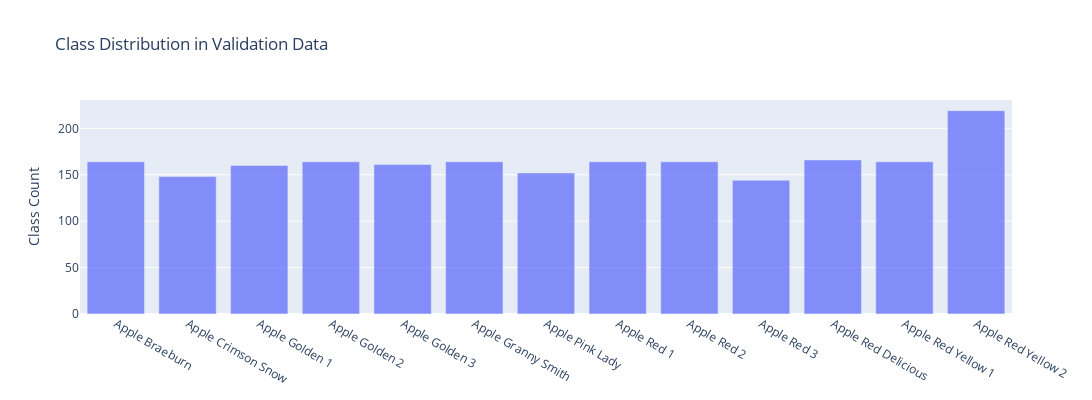

This figure's notebook cell:
### Code cell
x1, y1 = create_stack_bar_data('classes', testing_data)
x1 = list(validation_generator.class_indices.keys())

trace1 = go.Bar(x=x1, y=y1, opacity=0.75, name="Class Count")
layout = dict(height=400, width=1100, title='Class Distribution in Validation Data', legend=dict(orientation="h"), 
                yaxis = dict(title = 'Class Count'))
fig = go.Figure(data=[trace1], layout=layout);
iplot(fig);

### Figure 1 — Plotly figure (JSON) as saved in the notebook; plotly's stock layout.template omitted (floating-point values rounded to 4 significant figures)
{"data": [{"name": "Class Count", "opacity": 0.75, "type": "bar", "x": ["Apple Braeburn", "Apple Crimson Snow", "Apple Golden 1", "Apple Golden 2", "Apple Golden 3", "Apple Granny Smith", "Apple Pink Lady", "Apple Red 1", "Apple Red 2", "Apple Red 3", "Apple Red Delicious", "Apple Red Yellow 1", "Apple Red Yellow 2"], "y": [164, 148, 160, 164, 161, 164, 152, 164, 164, 144, 166, 164, 219]}], "layout": {"height": 400, "legend": {"orientation": "h"}, "title": {"text": "Class Distribution in Validation Data"}, "width": 1100, "xaxis": {"autorange": true, "range": [-0.5, 12.5], "type": "category"}, "yaxis": {"autorange": true, "range": [0, 230.5], "title": {"text": "Class Count"}, "type": "linear"}}}
